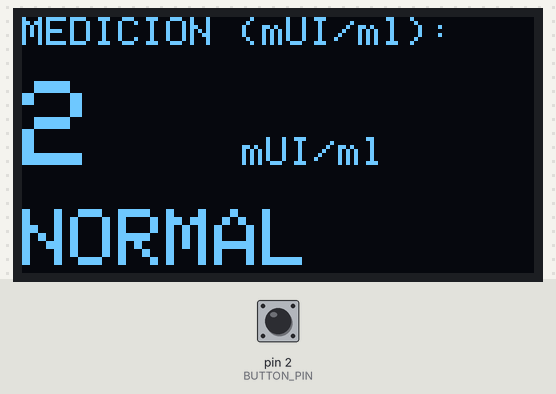
Bench run of a sketch on a simulated Arduino Uno, built with avr-gcc and run on an emulated ATmega328P. Shown: 128×64 one-colour display. The inputs (shaded band) are chosen by the test bench; at power-on: pin 2 (BUTTON_PIN) HIGH. What the sketch prints to the serial monitor is not drawn.

Above: at 1.6 s.
1.7 s: pin 2 (BUTTON_PIN) pulled LOW for 0.15 s
At 1.88 s:
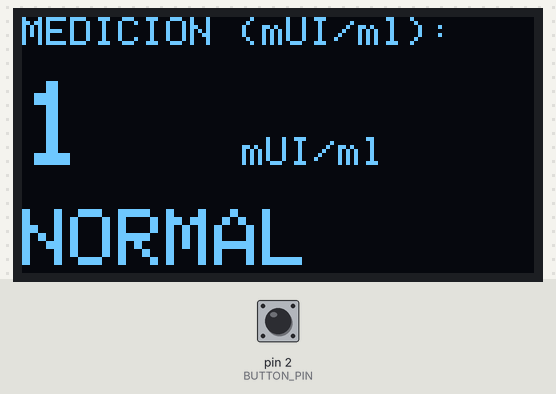
3.3 s: pin 2 (BUTTON_PIN) pulled LOW for 1 s
7.3 s: pin 2 (BUTTON_PIN) driven LOW
Timing chart, 0 to 10.3 s (numbered marks = the images above; inputs shaded):
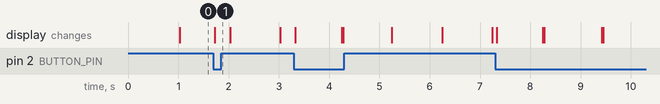

The sketch:

HORMONOMETRO.ino
```cpp
// ====================================================================
// PROYECTO: HORMONOMETRO SIMULADOR (1-20 mUI/ml) con OLED y BOTÓN
// ====================================================================

// 1. INCLUSIÓN DE LIBRERÍAS
#include <Wire.h>          // Para el protocolo I2C
#include <Adafruit_GFX.h>  // Librería de gráficos base (NECESITA INSTALARSE)
#include <Adafruit_SSD1306.h> // Librería para el controlador SSD1306 (NECESITA INSTALARSE)

// 2. DEFINICIONES DE HARDWARE Y DIRECCIÓN I2C
#define SCREEN_WIDTH 128
#define SCREEN_HEIGHT 64
#define OLED_RESET -1       // Pin de Reset no usado (-1)
#define SCREEN_ADDRESS 0x3C // Dirección I2C típica (PRUEBA 0x3D si 0x3C no funciona)
#define BUTTON_PIN 2        // Pin digital D2 para el botón de reinicio

// 3. CREACIÓN DEL OBJETO DE LA PANTALLA
Adafruit_SSD1306 display(SCREEN_WIDTH, SCREEN_HEIGHT, &Wire, OLED_RESET);

// 4. VARIABLES DE CONTROL
int valor_medicion = 1;       // El contador inicia en 1 mUI/ml
unsigned long tiempoAnterior = 0;
const long intervalo = 1000;  // Intervalo de 1 segundo (1000 ms)

// Prototipo de la función de actualización
void actualizarContador(bool inicial);


void setup() {
  Serial.begin(9600);

  // >> CONFIGURACIÓN DEL BOTÓN DE REINICIO
  // Usamos INPUT_PULLUP para evitar resistencias externas; el botón lee LOW al ser presionado.
  pinMode(BUTTON_PIN, INPUT_PULLUP);

  // >> INICIALIZACIÓN DE LA PANTALLA OLED
  if (!display.begin(SSD1306_SWITCHCAPVCC, SCREEN_ADDRESS)) {
    Serial.println(F("Error: No se encontró la pantalla OLED."));
    for (;;);
  }

  // Configuración de texto inicial (título fijo)
  display.clearDisplay();
  display.setTextColor(SSD1306_WHITE);
  display.setTextSize(1);
  display.setCursor(0, 0);
  display.println("MEDICION (mUI/ml):");

  // Muestra el marco inicial con mensaje de INICIANDO...
  actualizarContador(true);
}


void loop() {
  unsigned long tiempoActual = millis();

  // 1. LÓGICA DE TEMPORIZACIÓN (Incremento automático cada 1 segundo)
  if (tiempoActual - tiempoAnterior >= intervalo) {
    tiempoAnterior = tiempoActual;

    valor_medicion++;

    // Lógica de Reinicio por Límite (si el contador pasa de 20, vuelve a 1)
    if (valor_medicion > 20) {
        valor_medicion = 1;
    }

    actualizarContador(false);
  }

  // 2. LÓGICA DEL BOTÓN (Reinicio Manual)
  // Si el botón está presionado (Pin D2 lee LOW)
  if (digitalRead(BUTTON_PIN) == LOW) {
      Serial.println("Reinicio Manual Activado.");

      valor_medicion = 1;      // Forzar el reinicio a 1
      actualizarContador(false); // Actualizar pantalla

      // Antirrebote (Debounce) para un solo reinicio por pulsación
      delay(200);
  }
}


// FUNCIÓN PARA ACTUALIZAR LA PANTALLA
void actualizarContador(bool inicial) {

  // Limpiar solo la zona del valor y mensaje (para evitar parpadeo en el título)
  display.fillRect(0, 16, 128, 48, SSD1306_BLACK);

  // --- A. MOSTRAR EL VALOR ACTUAL ---
  display.setTextSize(3);
  display.setCursor(0, 16);
  display.print(valor_medicion);

  // Imprimir la unidad (mUI/ml) en texto más pequeño al lado
  display.setTextSize(1);
  display.setCursor(55, 30);
  display.print("mUI/ml");

  // --- B. MOSTRAR EL MENSAJE DE RANGO ---
  display.setTextSize(2);
  display.setCursor(0, 48); // Fila de mensajes

  if (valor_medicion >= 1 && valor_medicion <= 10) {
    // Rango 1: 1 - 10 mUI/ml
    display.setTextColor(SSD1306_WHITE);
    display.println("NORMAL");
    Serial.println("Valor Normal");

  } else if (valor_medicion >= 11 && valor_medicion <= 20) {
    // Rango 2: 11 - 20 mUI/ml
    display.setTextColor(SSD1306_WHITE);
    display.println("ANORMAL");
    Serial.println("Valor Anormal");

  } else if (inicial) {
    // Mensaje que solo se muestra al inicio del setup
     display.setTextColor(SSD1306_WHITE);
     display.println("INICIANDO...");
  }

  // ¡IMPORTANTE! Mostrar el contenido del buffer en la pantalla física
  display.display();
}
```
